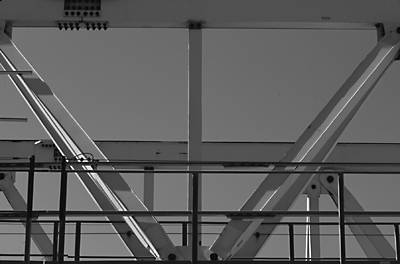
%> input picture HW_monadic/images/gantrycrane.png, 400 x 264 px
$ octave hw_monadic_ops_3.m   (GNU Octave 9; MATLAB toolbox functions it lacks are replaced by stand-ins)
%> lines starting %> are read from the running program, lines starting %| are printed output that depends on the picture
### HW_monadic/get_image.m
function img = get_image(fname)
%> called with fname = 'images/gantrycrane.png'
% INPUT:
%   'fname': a full path to the file
% OUTPUT:
%   'img': a 2D matrix with an image.
%       class(img) is double. 'img' is normalized to range [0, 1].
%       If 'fname' is a color image, the color channels are
%       averaged so that 'img' is grayscale.
    img = imread(fname);
%> img is the input picture: size 264x400 uint8; min 0, max 255, mean 93.4

    img = im2double(img);  % that is equivalent to double(img)/255 for 8-bit images.
%> img: size 264x400 double
    % if the image has color channels, convert it to grayscale.
    % average the channels:
    if ndims(img) == 3  % image is RGB
        img = rgb2gray(img);
    end
end

### HW_monadic/hist_equalization.m
function eq_img = hist_equalization(img)
    intensity_levels = 256;
    img_size = size(img);
%> img_size = [264 400]

    % compute the image CDF
    img_cdf = compute_cdf(img, intensity_levels);  % <= this function needs to be also implemented!

    % equalize the image
    eq_img = zeros(img_size);
    % TODO: implement the histogram equalization algorithm here

end

### HW_monadic/compute_hist.m
function [img_hist] = compute_hist(img, intensity_levels)
%> called with intensity_levels = 256
%COMPUTE_HIST Summary of this function goes here
%   loops over the whole image and counts the intensities to the histogram
    if ~exist('intensity_levels', 'var')
        intensity_levels = 256;
    end
    round_img = round(img * (intensity_levels - 1));
    [rows, cols] = size(round_img);
%> rows = 264; cols = 400

    img_hist = zeros(intensity_levels, 1);
    for x = 1:rows
        for y = 1:cols
            img_hist(round_img(x, y) + 1) = img_hist(round_img(x, y) + 1) + 1;

        end
    end
%> after the loop, img_hist = 256 values, max 3233 at index 81, min 5 at index 247, mean 412.5
    img_hist = img_hist/(rows * cols);
%> img_hist = 256 values, max 0.0306 at index 81, min 4.73e-05 at index 247, mean 0.00391
end

### HW_monadic/compute_cdf.m
function [img_cdf] = compute_cdf(img, intensity_levels)
    if nargin < 2
        intensity_levels = 256;
    end

    img_hist = compute_hist(img, intensity_levels);
    img_cdf = cumsum(img_hist);
%> img_cdf = 256 values from 0.000407 to 1
%> `equalized_img = hist_equalization(img);`: equalized_img: size 264x400 double; every value is 0
end

### HW_monadic/image_hist_cdf.m
function [bin_centers, h, cdf] = image_hist_cdf(im, Nbins)
%> called with Nbins = 256
% function [bin_centers, h, cdf] = image_hist_cdf(im, Nbins)
% INPUT:
% im: image is assumed to be of float type (single or double)
%   and in range <0, 1>.
%
% Nbins: required number of bins of histogram. Must be >1.
%
% OUTPUT:
%
% the bins have uniform widths, the first and last ones are at
% 0 and 1, respectively.
%
% bin_centers: locations of bins.
% h: counts in histogram bins
% cdf: cumulative distribution function. sum(cdf) = 1.

bin_centers = linspace(0, 1, Nbins);
h = hist(im(:), bin_centers); h = h / sum(h);
%> after `h = hist(im(:), bin_centers)`: h = 256 values, max 3233 at index 81, min 5 at index 247, mean 412.5
%> after `h = h / sum(h)`: h has the same summary as img_hist in compute_hist
cdf = cumsum(h); cdf=cdf/cdf(end);
%> after `cdf = cumsum(h)`: cdf = 256 values from 0.000407 to 1

### HW_monadic/showim_hist_cdf.m
function [fig] = showim_hist_cdf(img, operation_ref, range)
% function showim_hist_cdf(img)
% shows the image img, its histogram and CDF.

if ~exist('range', 'var')
    range = [0 1];
end

fig = figure;
subplot(2,2,1);
image(repmat(img, [1 1 3]));
axis image off;

Nbins = 256;
[bin_centers, h, cdf] = image_hist_cdf(img, Nbins);
%> bin_centers = 256 values from 0 to 1; h has the same summary as img_hist in compute_hist; cdf = 256 values from 0.000407 to 1
subplot(2,2,2);
bar(bin_centers, h);
title('histogram');
xlabel('intensity');
ylabel('frequency');

ax = subplot(2,2,3);
plot(bin_centers, cdf);
title('CDF');
xlabel('intensity');
axis equal
xlim(ax, [0, 1]); ylim(ax, [0, 1]);

xval = linspace(range(1), range(2), 256);
should_plot_op = true;
if exist('operation_ref', 'var')
    if isa(operation_ref, 'function_handle')
        yval = operation_ref(xval);
    else
        should_plot_op = false;
    end
else
    yval = xval;
end
if should_plot_op
    ax = subplot(2,2,4);
    plot(xval, yval);
    axis equal
    xlim(ax, [0, 1]); ylim(ax, [0, 1]);
    xlabel('input intensity (I)')
    ylabel('transformed intensity T(I)')
    title('Transformation function');
end

### HW_monadic/hw_monadic_ops_3.m
image_name = 'images/gantrycrane.png';  % image to open and transform

%% load, equalize and show the image
img = get_image(image_name);
equalized_img = hist_equalization(img);

fh = showim_hist_cdf(img, false);
%> fh = 1
set(fh, 'Name', 'Original image');
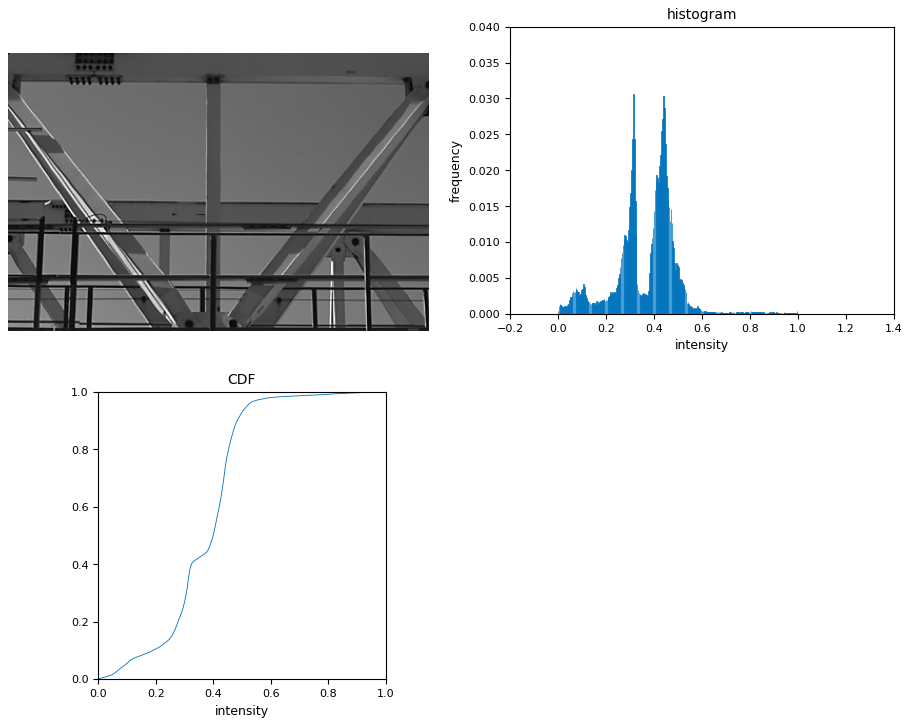
%> figure redrawn from the program's plot data, 3 panels
fh = showim_hist_cdf(equalized_img, false);
%> fh = 2
set(fh, 'Name', 'Equalized image');
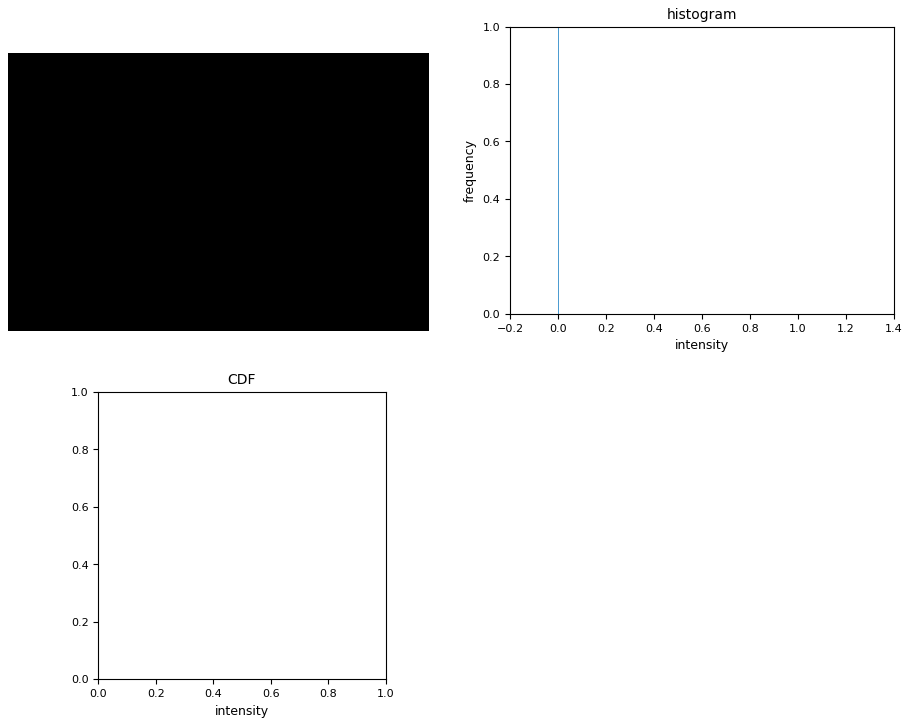
%> figure redrawn from the program's plot data, 3 panels

$ run again, with HW_monadic/images/CM1.jpg saved as HW_monadic/images/gantrycrane.png
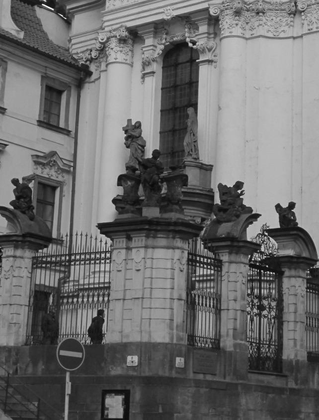
%> input picture HW_monadic/images/CM1.jpg, 319 x 420 px, shrunk from 642 x 844 before the run
%> in get_image, img is the input picture: size 420x319 uint8; min 8, max 251, mean 106.9
%> img: size 420x319 double
%> after the loop in compute_hist, `for x = 1:rows`: img_hist = 256 values, max 2152 at index 182, min 0 at index 1, mean 523.4
%> in compute_hist, `img_hist = img_hist/(rows * cols);`: img_hist = 256 values, max 0.0161 at index 182, min 0 at index 1, mean 0.00391
%> in compute_cdf, `img_cdf = cumsum(img_hist);`: img_cdf = 256 values from 0 to 1
%> equalized_img: size 420x319 double; every value is 0
%> in image_hist_cdf, `h = hist(im(:), bin_centers)`: h = 256 values, max 2152 at index 182, min 0 at index 1, mean 523.4
%> in image_hist_cdf, `h = h / sum(h)`: h has the same summary as img_hist in compute_hist
%> in image_hist_cdf, `cdf = cumsum(h)`: cdf = 256 values from 0 to 1
%> in showim_hist_cdf, `[bin_centers, h, cdf] = image_hist_cdf(img, Nbins);`: h has the same summary as img_hist in compute_hist
%> `fh = showim_hist_cdf(img, false);`: fh = 1
%> `set(fh, 'Name', 'Original image');`:
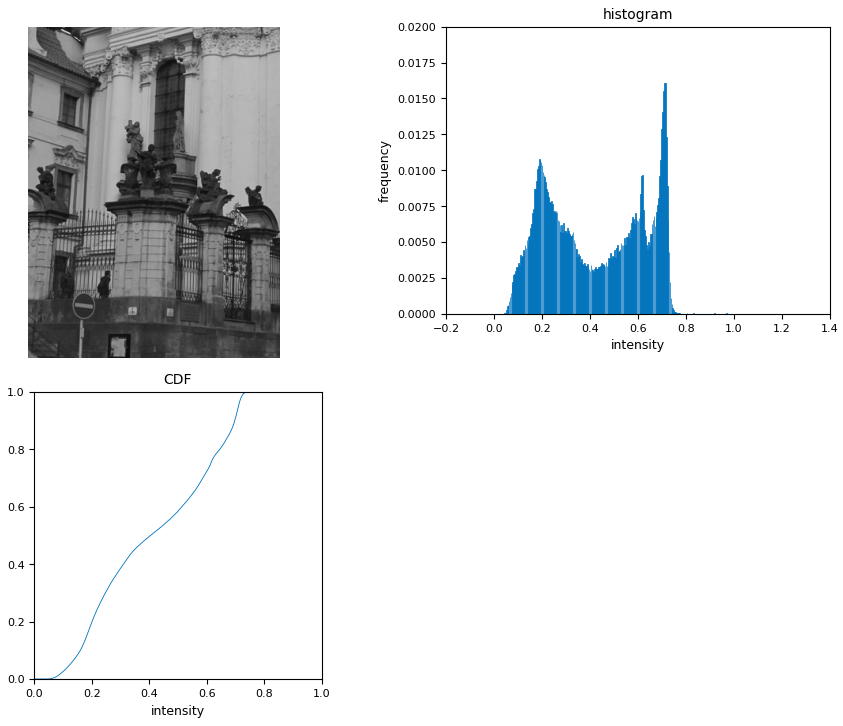
%> figure redrawn from the program's plot data, 3 panels
%> `fh = showim_hist_cdf(equalized_img, false);`: fh = 2
%> `set(fh, 'Name', 'Equalized image');`:
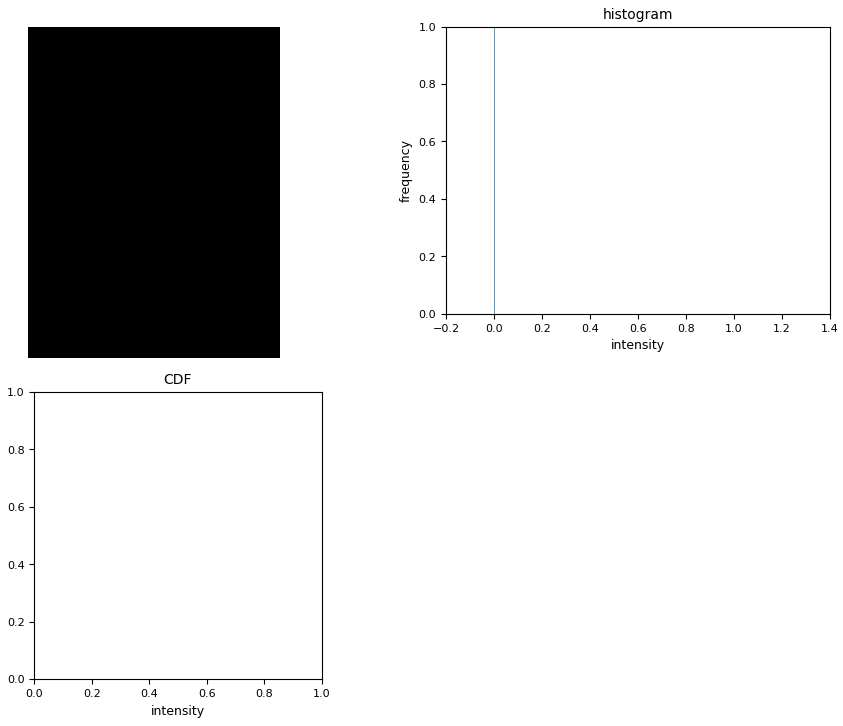
%> figure redrawn from the program's plot data, 3 panels

$ run again, with HW_monadic/images/CM2.jpg saved as HW_monadic/images/gantrycrane.png
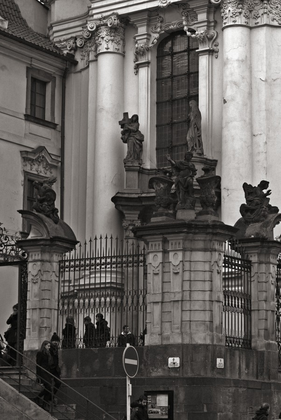
%> input picture HW_monadic/images/CM2.jpg, 281 x 420 px, shrunk from 602 x 900 before the run
%> in get_image, img is the input picture: size 420x281x3 uint8; mean R, G, B 97.9, 94.6, 91.5
%> after the loop in compute_hist, `for x = 1:rows`: img_hist = 256 values, max 1351 at index 40, min 0 at index 253, mean 461
%> in compute_hist, `img_hist = img_hist/(rows * cols);`: img_hist = 256 values, max 0.0114 at index 40, min 0 at index 253, mean 0.00391
%> in compute_cdf, `img_cdf = cumsum(img_hist);`: img_cdf = 256 values from 8.47e-05 to 1
%> equalized_img: size 420x281 double; every value is 0
%> in image_hist_cdf, `h = hist(im(:), bin_centers)`: h = 256 values, max 1351 at index 40, min 0 at index 253, mean 461
%> in image_hist_cdf, `h = h / sum(h)`: h has the same summary as img_hist in compute_hist
%> in image_hist_cdf, `cdf = cumsum(h)`: cdf = 256 values from 8.47e-05 to 1
%> in showim_hist_cdf, `[bin_centers, h, cdf] = image_hist_cdf(img, Nbins);`: bin_centers = 256 values from 0 to 1; h has the same summary as img_hist in compute_hist; cdf = 256 values from 8.47e-05 to 1
%> `fh = showim_hist_cdf(img, false);`: fh = 1
%> `set(fh, 'Name', 'Original image');`:
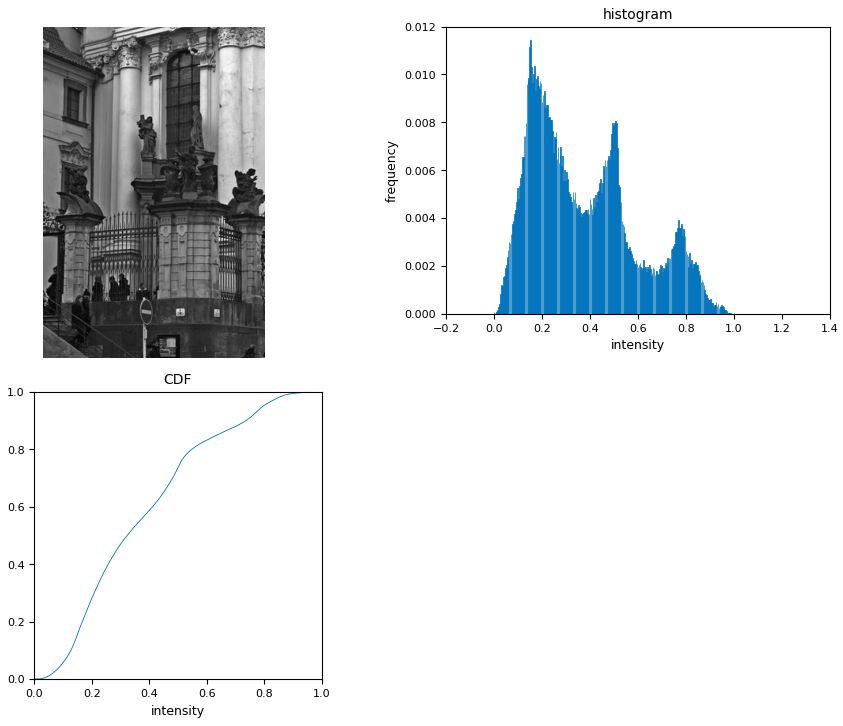
%> figure redrawn from the program's plot data, 3 panels
%> `fh = showim_hist_cdf(equalized_img, false);`: fh = 2
%> `set(fh, 'Name', 'Equalized image');`:
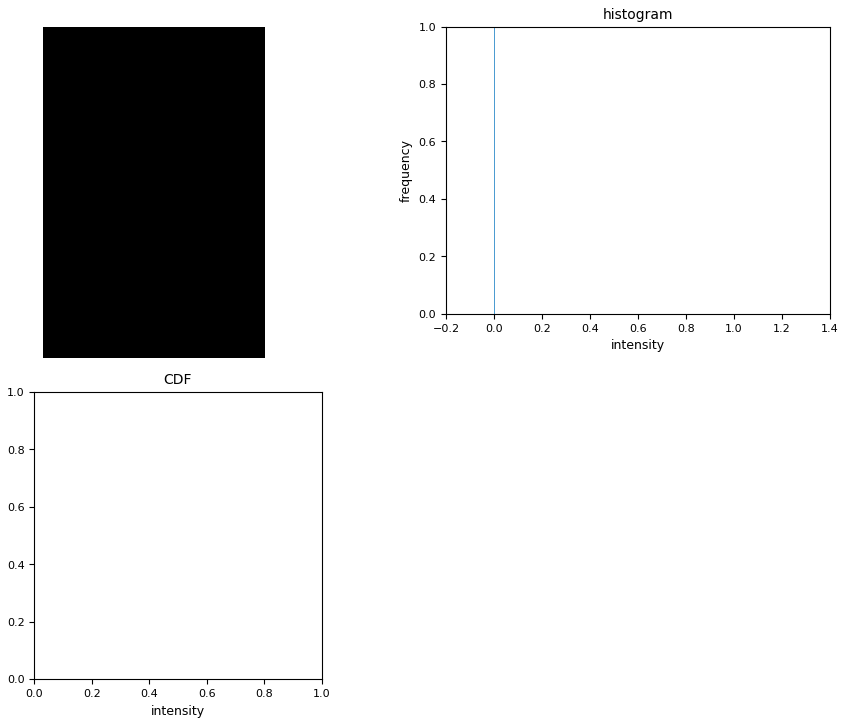
%> figure redrawn from the program's plot data, 3 panels
